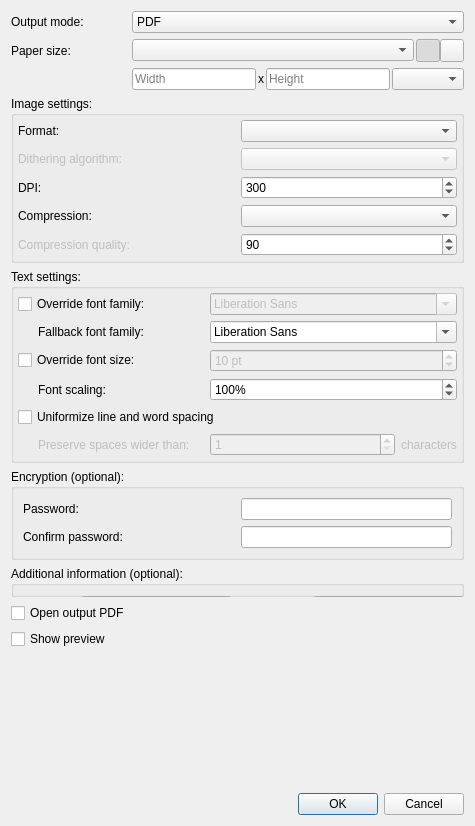
<?xml version="1.0" encoding="UTF-8"?>
<ui version="4.0">
 <class>PdfExportDialog</class>
 <widget class="QDialog" name="PdfExportDialog">
  <property name="geometry">
   <rect>
    <x>0</x>
    <y>0</y>
    <width>475</width>
    <height>826</height>
   </rect>
  </property>
  <property name="windowTitle">
   <string>PDF Export</string>
  </property>
  <layout class="QGridLayout" name="gridLayout">
   <property name="horizontalSpacing">
    <number>2</number>
   </property>
   <item row="4" column="0" colspan="3">
    <widget class="QGroupBox" name="groupBoxImage">
     <property name="title">
      <string>Image settings:</string>
     </property>
     <property name="flat">
      <bool>false</bool>
     </property>
     <layout class="QGridLayout" name="gridLayout_2">
      <property name="leftMargin">
       <number>4</number>
      </property>
      <property name="topMargin">
       <number>4</number>
      </property>
      <property name="rightMargin">
       <number>4</number>
      </property>
      <property name="bottomMargin">
       <number>4</number>
      </property>
      <item row="2" column="1">
       <widget class="QSpinBox" name="spinBoxDpi">
        <property name="minimum">
         <number>50</number>
        </property>
        <property name="maximum">
         <number>1200</number>
        </property>
        <property name="singleStep">
         <number>10</number>
        </property>
        <property name="value">
         <number>300</number>
        </property>
       </widget>
      </item>
      <item row="4" column="0">
       <widget class="QLabel" name="labelCompressionQuality">
        <property name="enabled">
         <bool>false</bool>
        </property>
        <property name="text">
         <string>Compression quality:</string>
        </property>
       </widget>
      </item>
      <item row="2" column="0">
       <widget class="QLabel" name="labelDpi">
        <property name="text">
         <string>DPI:</string>
        </property>
       </widget>
      </item>
      <item row="0" column="1">
       <widget class="QComboBox" name="comboBoxImageFormat"/>
      </item>
      <item row="4" column="1">
       <widget class="QSpinBox" name="spinBoxCompressionQuality">
        <property name="maximum">
         <number>100</number>
        </property>
        <property name="value">
         <number>90</number>
        </property>
       </widget>
      </item>
      <item row="3" column="1">
       <widget class="QComboBox" name="comboBoxImageCompression"/>
      </item>
      <item row="0" column="0">
       <widget class="QLabel" name="labelImageFormat">
        <property name="text">
         <string>Format:</string>
        </property>
       </widget>
      </item>
      <item row="3" column="0">
       <widget class="QLabel" name="labelImageCompression">
        <property name="text">
         <string>Compression:</string>
        </property>
       </widget>
      </item>
      <item row="1" column="0">
       <widget class="QLabel" name="labelDithering">
        <property name="enabled">
         <bool>false</bool>
        </property>
        <property name="text">
         <string>Dithering algorithm:</string>
        </property>
       </widget>
      </item>
      <item row="1" column="1">
       <widget class="QComboBox" name="comboBoxDithering">
        <property name="enabled">
         <bool>false</bool>
        </property>
       </widget>
      </item>
     </layout>
    </widget>
   </item>
   <item row="5" column="0" colspan="3">
    <widget class="QGroupBox" name="groupBoxText">
     <property name="title">
      <string>Text settings:</string>
     </property>
     <layout class="QGridLayout" name="gridLayout_3">
      <property name="leftMargin">
       <number>4</number>
      </property>
      <property name="topMargin">
       <number>4</number>
      </property>
      <property name="rightMargin">
       <number>4</number>
      </property>
      <property name="bottomMargin">
       <number>4</number>
      </property>
      <item row="2" column="0">
       <widget class="QCheckBox" name="checkBoxFontSize">
        <property name="text">
         <string>Override font size:</string>
        </property>
       </widget>
      </item>
      <item row="0" column="1" colspan="2">
       <widget class="QFontComboBox" name="comboBoxFontFamily">
        <property name="enabled">
         <bool>false</bool>
        </property>
       </widget>
      </item>
      <item row="0" column="0">
       <widget class="QCheckBox" name="checkBoxFontFamily">
        <property name="text">
         <string>Override font family:</string>
        </property>
       </widget>
      </item>
      <item row="5" column="0">
       <widget class="QLabel" name="labelPreserve">
        <property name="enabled">
         <bool>false</bool>
        </property>
        <property name="text">
         <string>Preserve spaces wider than:</string>
        </property>
        <property name="margin">
         <number>0</number>
        </property>
        <property name="indent">
         <number>20</number>
        </property>
       </widget>
      </item>
      <item row="3" column="0">
       <widget class="QLabel" name="labelFontScaling">
        <property name="enabled">
         <bool>true</bool>
        </property>
        <property name="text">
         <string>Font scaling:</string>
        </property>
        <property name="indent">
         <number>20</number>
        </property>
       </widget>
      </item>
      <item row="5" column="1">
       <widget class="QSpinBox" name="spinBoxPreserve">
        <property name="enabled">
         <bool>false</bool>
        </property>
        <property name="sizePolicy">
         <sizepolicy hsizetype="Preferred" vsizetype="Fixed">
          <horstretch>0</horstretch>
          <verstretch>0</verstretch>
         </sizepolicy>
        </property>
        <property name="minimum">
         <number>1</number>
        </property>
       </widget>
      </item>
      <item row="5" column="2">
       <widget class="QLabel" name="labelPreserveCharacters">
        <property name="enabled">
         <bool>false</bool>
        </property>
        <property name="sizePolicy">
         <sizepolicy hsizetype="Maximum" vsizetype="Preferred">
          <horstretch>0</horstretch>
          <verstretch>0</verstretch>
         </sizepolicy>
        </property>
        <property name="text">
         <string>characters</string>
        </property>
       </widget>
      </item>
      <item row="3" column="1" colspan="2">
       <widget class="QSpinBox" name="spinFontScaling">
        <property name="enabled">
         <bool>true</bool>
        </property>
        <property name="sizePolicy">
         <sizepolicy hsizetype="Preferred" vsizetype="Fixed">
          <horstretch>0</horstretch>
          <verstretch>0</verstretch>
         </sizepolicy>
        </property>
        <property name="suffix">
         <string notr="true">%</string>
        </property>
        <property name="minimum">
         <number>50</number>
        </property>
        <property name="maximum">
         <number>200</number>
        </property>
        <property name="value">
         <number>100</number>
        </property>
       </widget>
      </item>
      <item row="4" column="0" colspan="3">
       <widget class="QCheckBox" name="checkBoxUniformizeSpacing">
        <property name="text">
         <string>Uniformize line and word spacing</string>
        </property>
       </widget>
      </item>
      <item row="2" column="1" colspan="2">
       <widget class="QSpinBox" name="spinBoxFontSize">
        <property name="enabled">
         <bool>false</bool>
        </property>
        <property name="suffix">
         <string> pt</string>
        </property>
        <property name="minimum">
         <number>1</number>
        </property>
        <property name="value">
         <number>10</number>
        </property>
       </widget>
      </item>
      <item row="1" column="0">
       <widget class="QLabel" name="labelFallbackFontFamily">
        <property name="text">
         <string>Fallback font family:</string>
        </property>
        <property name="indent">
         <number>20</number>
        </property>
       </widget>
      </item>
      <item row="1" column="1" colspan="2">
       <widget class="QFontComboBox" name="comboBoxFallbackFontFamily"/>
      </item>
     </layout>
    </widget>
   </item>
   <item row="0" column="0">
    <widget class="QLabel" name="labelOutputMode">
     <property name="text">
      <string>Output mode:</string>
     </property>
    </widget>
   </item>
   <item row="11" column="0" colspan="3">
    <widget class="QDialogButtonBox" name="buttonBox">
     <property name="orientation">
      <enum>Qt::Horizontal</enum>
     </property>
     <property name="standardButtons">
      <set>QDialogButtonBox::Cancel|QDialogButtonBox::Ok</set>
     </property>
    </widget>
   </item>
   <item row="0" column="1" colspan="2">
    <widget class="QComboBox" name="comboBoxOutputMode">
     <item>
      <property name="text">
       <string>PDF</string>
      </property>
     </item>
     <item>
      <property name="text">
       <string>PDF with invisible text overlay</string>
      </property>
     </item>
    </widget>
   </item>
   <item row="9" column="0">
    <widget class="QCheckBox" name="checkBoxPreview">
     <property name="text">
      <string>Show preview</string>
     </property>
    </widget>
   </item>
   <item row="8" column="0">
    <widget class="QCheckBox" name="checkBoxOpenOutputPdf">
     <property name="text">
      <string>Open output PDF</string>
     </property>
    </widget>
   </item>
   <item row="2" column="2">
    <widget class="QWidget" name="widgetPaperOrientation" native="true">
     <property name="sizePolicy">
      <sizepolicy hsizetype="Maximum" vsizetype="Preferred">
       <horstretch>0</horstretch>
       <verstretch>0</verstretch>
      </sizepolicy>
     </property>
     <layout class="QHBoxLayout" name="horizontalLayout_2">
      <property name="spacing">
       <number>0</number>
      </property>
      <property name="leftMargin">
       <number>0</number>
      </property>
      <property name="topMargin">
       <number>0</number>
      </property>
      <property name="rightMargin">
       <number>0</number>
      </property>
      <property name="bottomMargin">
       <number>0</number>
      </property>
      <item>
       <widget class="QToolButton" name="toolButtonPortrait">
        <property name="toolTip">
         <string>Portrait</string>
        </property>
        <property name="icon">
         <iconset resource="gimagereader.qrc">
          <normaloff>:/icons/portrait</normaloff>:/icons/portrait</iconset>
        </property>
        <property name="checkable">
         <bool>true</bool>
        </property>
        <property name="checked">
         <bool>true</bool>
        </property>
        <property name="autoExclusive">
         <bool>true</bool>
        </property>
       </widget>
      </item>
      <item>
       <widget class="QToolButton" name="toolButtonLandscape">
        <property name="toolTip">
         <string>Landscape</string>
        </property>
        <property name="icon">
         <iconset resource="gimagereader.qrc">
          <normaloff>:/icons/landscape</normaloff>:/icons/landscape</iconset>
        </property>
        <property name="checkable">
         <bool>true</bool>
        </property>
        <property name="autoExclusive">
         <bool>true</bool>
        </property>
       </widget>
      </item>
     </layout>
    </widget>
   </item>
   <item row="10" column="0" colspan="3">
    <spacer name="verticalSpacer">
     <property name="orientation">
      <enum>Qt::Vertical</enum>
     </property>
     <property name="sizeHint" stdset="0">
      <size>
       <width>20</width>
       <height>40</height>
      </size>
     </property>
    </spacer>
   </item>
   <item row="2" column="0">
    <widget class="QLabel" name="labelPaperSize">
     <property name="text">
      <string>Paper size:</string>
     </property>
    </widget>
   </item>
   <item row="3" column="1" colspan="2">
    <widget class="QWidget" name="widgetPaperSize" native="true">
     <layout class="QHBoxLayout" name="horizontalLayout">
      <property name="spacing">
       <number>2</number>
      </property>
      <property name="leftMargin">
       <number>0</number>
      </property>
      <property name="topMargin">
       <number>0</number>
      </property>
      <property name="rightMargin">
       <number>0</number>
      </property>
      <property name="bottomMargin">
       <number>0</number>
      </property>
      <item>
       <widget class="QLineEdit" name="lineEditPaperHeight">
        <property name="placeholderText">
         <string>Width</string>
        </property>
       </widget>
      </item>
      <item>
       <widget class="QLabel" name="labelX">
        <property name="text">
         <string notr="true">x</string>
        </property>
       </widget>
      </item>
      <item>
       <widget class="QLineEdit" name="lineEditPaperWidth">
        <property name="placeholderText">
         <string>Height</string>
        </property>
       </widget>
      </item>
      <item>
       <widget class="QComboBox" name="comboBoxPaperSizeUnit"/>
      </item>
     </layout>
    </widget>
   </item>
   <item row="2" column="1">
    <widget class="QComboBox" name="comboBoxPaperSize">
     <property name="sizePolicy">
      <sizepolicy hsizetype="Expanding" vsizetype="Fixed">
       <horstretch>0</horstretch>
       <verstretch>0</verstretch>
      </sizepolicy>
     </property>
    </widget>
   </item>
   <item row="6" column="0" colspan="3">
    <widget class="QGroupBox" name="groupBoxEncryption">
     <property name="title">
      <string>Encryption (optional):</string>
     </property>
     <layout class="QGridLayout" name="gridLayout_5">
      <item row="0" column="0">
       <widget class="QLabel" name="labelPasswordOpen">
        <property name="text">
         <string>Password:</string>
        </property>
       </widget>
      </item>
      <item row="0" column="1">
       <widget class="QLineEdit" name="lineEditPasswordOpen">
        <property name="sizePolicy">
         <sizepolicy hsizetype="Preferred" vsizetype="Fixed">
          <horstretch>0</horstretch>
          <verstretch>0</verstretch>
         </sizepolicy>
        </property>
        <property name="echoMode">
         <enum>QLineEdit::Password</enum>
        </property>
        <property name="dragEnabled">
         <bool>true</bool>
        </property>
       </widget>
      </item>
      <item row="1" column="0">
       <widget class="QLabel" name="labelConfirmPasswordOpen">
        <property name="text">
         <string>Confirm password:</string>
        </property>
       </widget>
      </item>
      <item row="1" column="1">
       <widget class="QLineEdit" name="lineEditConfirmPasswordOpen">
        <property name="sizePolicy">
         <sizepolicy hsizetype="Preferred" vsizetype="Fixed">
          <horstretch>0</horstretch>
          <verstretch>0</verstretch>
         </sizepolicy>
        </property>
        <property name="echoMode">
         <enum>QLineEdit::Password</enum>
        </property>
        <property name="dragEnabled">
         <bool>true</bool>
        </property>
       </widget>
      </item>
     </layout>
    </widget>
   </item>
   <item row="7" column="0" colspan="3">
    <widget class="QGroupBox" name="groupBoxAdditionaInfo">
     <property name="sizePolicy">
      <sizepolicy hsizetype="Preferred" vsizetype="Preferred">
       <horstretch>0</horstretch>
       <verstretch>0</verstretch>
      </sizepolicy>
     </property>
     <property name="baseSize">
      <size>
       <width>0</width>
       <height>0</height>
      </size>
     </property>
     <property name="title">
      <string>Additional information (optional):</string>
     </property>
     <widget class="QLineEdit" name="lineEditAuthor">
      <property name="geometry">
       <rect>
        <x>70</x>
        <y>30</y>
        <width>151</width>
        <height>31</height>
       </rect>
      </property>
     </widget>
     <widget class="QLabel" name="labelAuthor">
      <property name="geometry">
       <rect>
        <x>10</x>
        <y>40</y>
        <width>64</width>
        <height>17</height>
       </rect>
      </property>
      <property name="text">
       <string>Author:</string>
      </property>
     </widget>
     <widget class="QLineEdit" name="lineEditTitle">
      <property name="geometry">
       <rect>
        <x>70</x>
        <y>70</y>
        <width>151</width>
        <height>31</height>
       </rect>
      </property>
     </widget>
     <widget class="QLineEdit" name="lineEditSubject">
      <property name="geometry">
       <rect>
        <x>70</x>
        <y>110</y>
        <width>151</width>
        <height>31</height>
       </rect>
      </property>
     </widget>
     <widget class="QLabel" name="labelTitle">
      <property name="geometry">
       <rect>
        <x>10</x>
        <y>80</y>
        <width>64</width>
        <height>17</height>
       </rect>
      </property>
      <property name="text">
       <string>Title:</string>
      </property>
     </widget>
     <widget class="QLabel" name="labelSubject">
      <property name="geometry">
       <rect>
        <x>10</x>
        <y>120</y>
        <width>64</width>
        <height>17</height>
       </rect>
      </property>
      <property name="text">
       <string>Subject:</string>
      </property>
     </widget>
     <widget class="QLineEdit" name="lineEditCreator">
      <property name="geometry">
       <rect>
        <x>302</x>
        <y>30</y>
        <width>151</width>
        <height>31</height>
       </rect>
      </property>
     </widget>
     <widget class="QLineEdit" name="lineEditProducer">
      <property name="geometry">
       <rect>
        <x>302</x>
        <y>70</y>
        <width>151</width>
        <height>31</height>
       </rect>
      </property>
     </widget>
     <widget class="QLineEdit" name="lineEditKeywords">
      <property name="geometry">
       <rect>
        <x>302</x>
        <y>110</y>
        <width>151</width>
        <height>31</height>
       </rect>
      </property>
     </widget>
     <widget class="QLabel" name="labelCreator">
      <property name="geometry">
       <rect>
        <x>230</x>
        <y>40</y>
        <width>64</width>
        <height>17</height>
       </rect>
      </property>
      <property name="text">
       <string>Creator:</string>
      </property>
     </widget>
     <widget class="QLabel" name="labelProducer">
      <property name="geometry">
       <rect>
        <x>230</x>
        <y>80</y>
        <width>64</width>
        <height>17</height>
       </rect>
      </property>
      <property name="text">
       <string>Producer:</string>
      </property>
     </widget>
     <widget class="QLabel" name="labelKeywords">
      <property name="geometry">
       <rect>
        <x>230</x>
        <y>120</y>
        <width>71</width>
        <height>17</height>
       </rect>
      </property>
      <property name="text">
       <string>Keywords:</string>
      </property>
     </widget>
    </widget>
   </item>
  </layout>
 </widget>
 <resources>
  <include location="gimagereader.qrc"/>
 </resources>
 <connections>
  <connection>
   <sender>buttonBox</sender>
   <signal>accepted()</signal>
   <receiver>PdfExportDialog</receiver>
   <slot>accept()</slot>
   <hints>
    <hint type="sourcelabel">
     <x>248</x>
     <y>254</y>
    </hint>
    <hint type="destinationlabel">
     <x>157</x>
     <y>274</y>
    </hint>
   </hints>
  </connection>
  <connection>
   <sender>buttonBox</sender>
   <signal>rejected()</signal>
   <receiver>PdfExportDialog</receiver>
   <slot>reject()</slot>
   <hints>
    <hint type="sourcelabel">
     <x>316</x>
     <y>260</y>
    </hint>
    <hint type="destinationlabel">
     <x>286</x>
     <y>274</y>
    </hint>
   </hints>
  </connection>
 </connections>
</ui>
